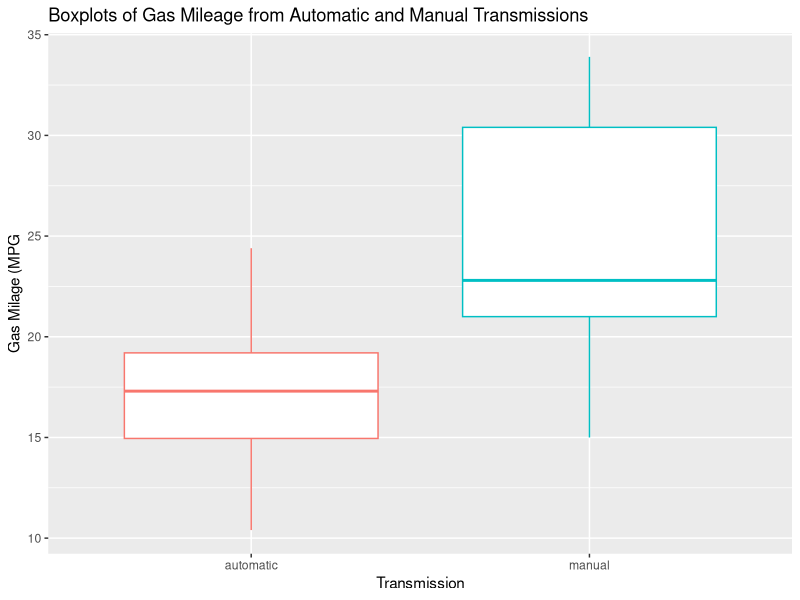
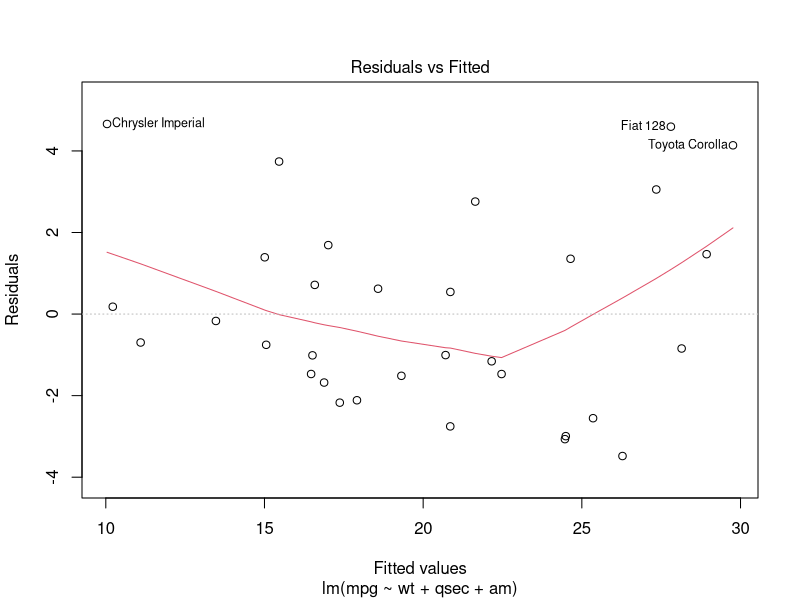
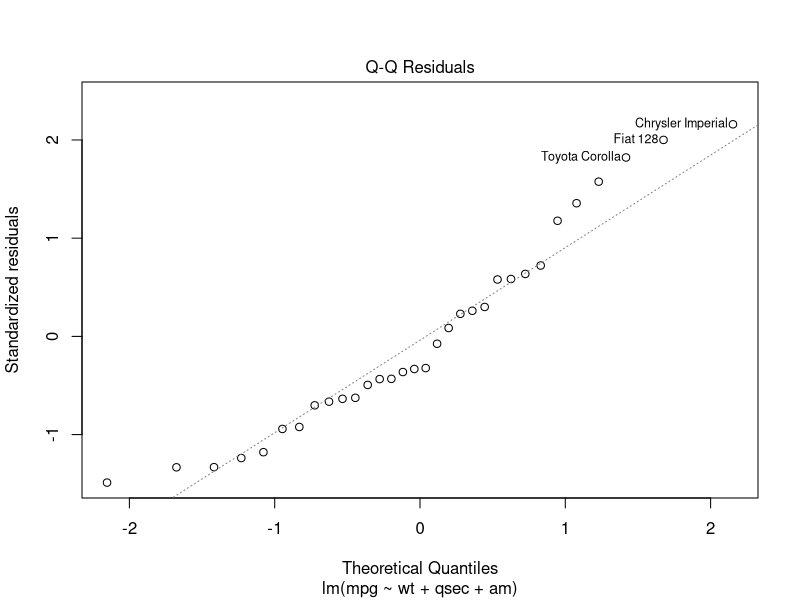
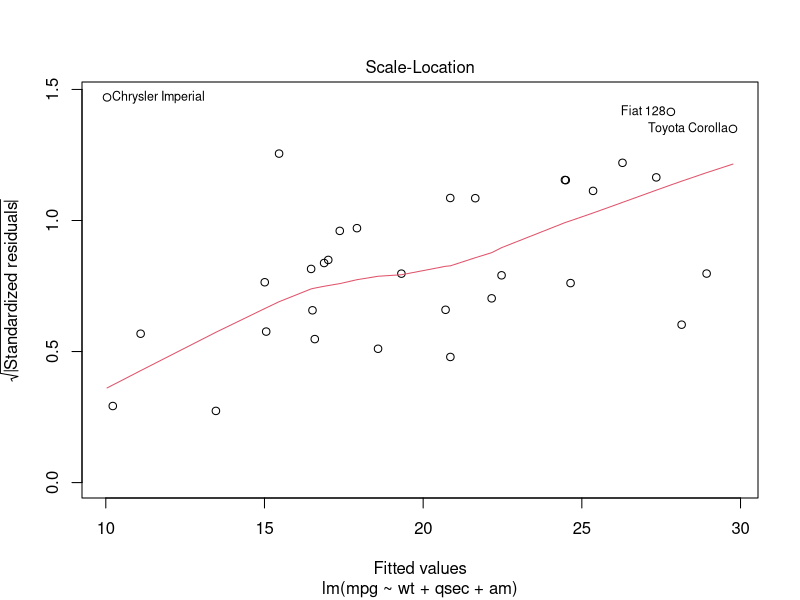
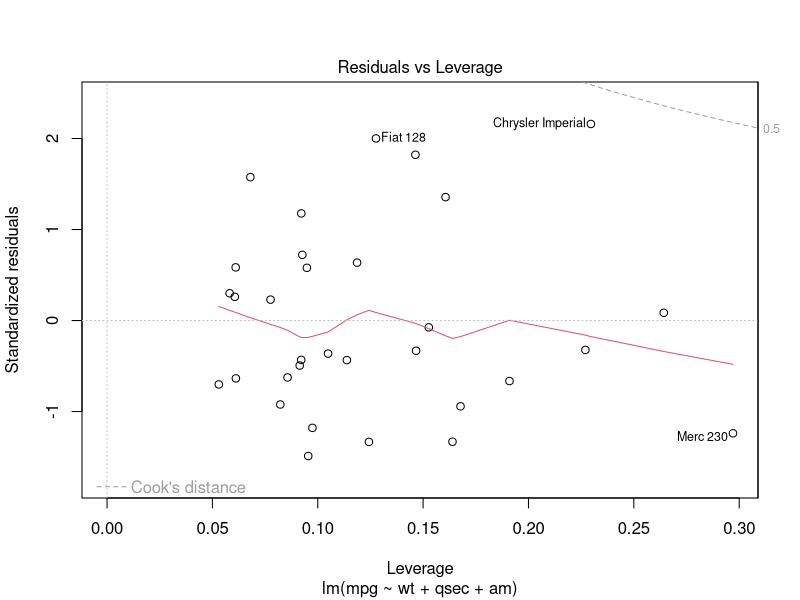

Source code (R) for these figures, in order:
## ---- chunk 1
knitr::opts_chunk$set(echo = TRUE)
rm(list=ls())
# Load dependencies/data
library(plyr, warn.conflicts = FALSE)
library(dplyr, warn.conflicts = FALSE)
library(ggplot2)
library(datasets)
data(mtcars)
## ---- chunk 2
# Convert am and vs columns into factors
mtcars <-
  mtcars %>%
  mutate(vs = as.factor(vs)) %>%
  mutate(am = as.factor(am))

# Add meaningful labels to factor levels
levels(mtcars$vs) <- c("vshaped", "straight")
levels(mtcars$am) <- c("automatic", "manual")
## ---- chunk 3
str(mtcars)
## ---- chunk 4

# Make boxplot
mpgBP <- ggplot(mtcars, aes(x=as.character(am), y=mpg, color=am))
mpgBP + geom_boxplot(aes(group=am)) +
  ggtitle("Boxplots of Gas Mileage from Automatic and Manual Transmissions") +
  xlab("Transmission") + ylab("Gas Milage (MPG") +
  theme(legend.position="none")
## ---- chunk 5
fit1 <- lm(mpg~am, mtcars)
summary(fit1)
## ---- chunk 6
fit2 <- lm(mpg~., mtcars)
summary(fit2)
## ---- chunk 7
fit3 <- step(fit2, direction = "backward", k=log(nrow(mtcars)), trace = F)
summary(fit3)
## ---- chunk 8
plot(fit3)
